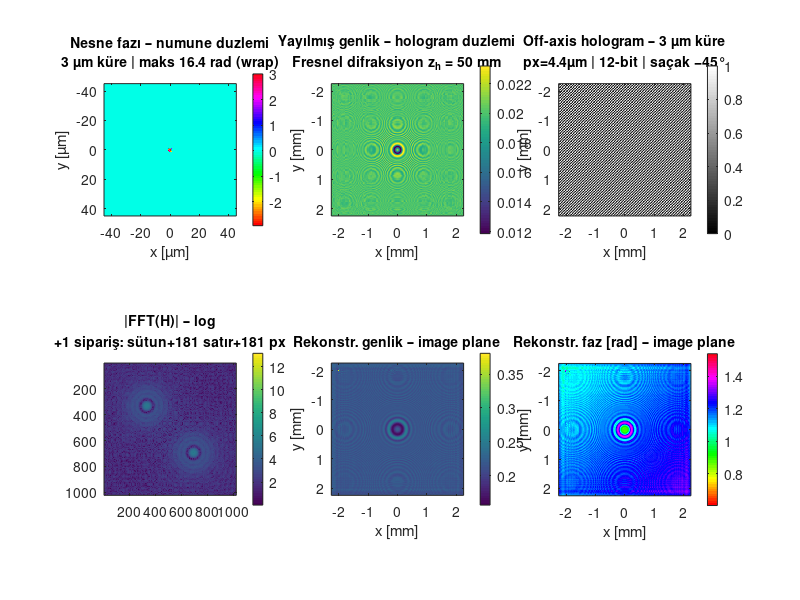
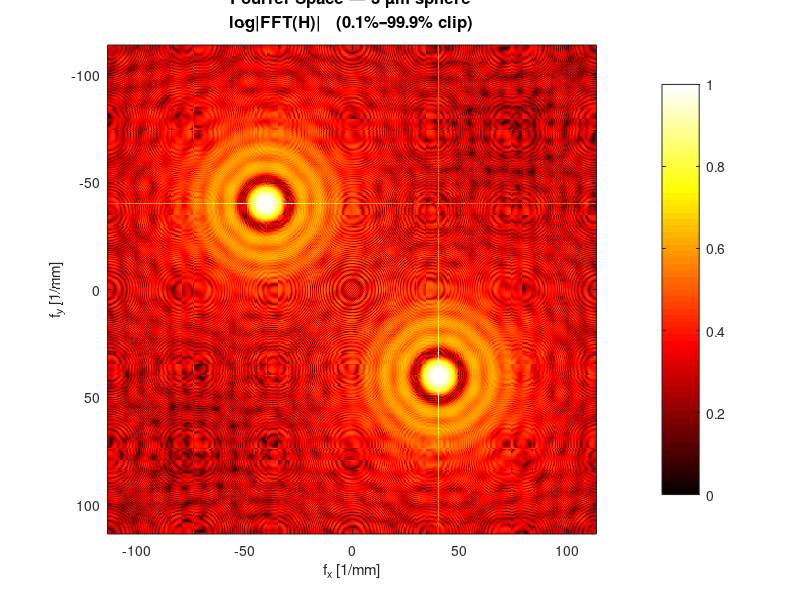
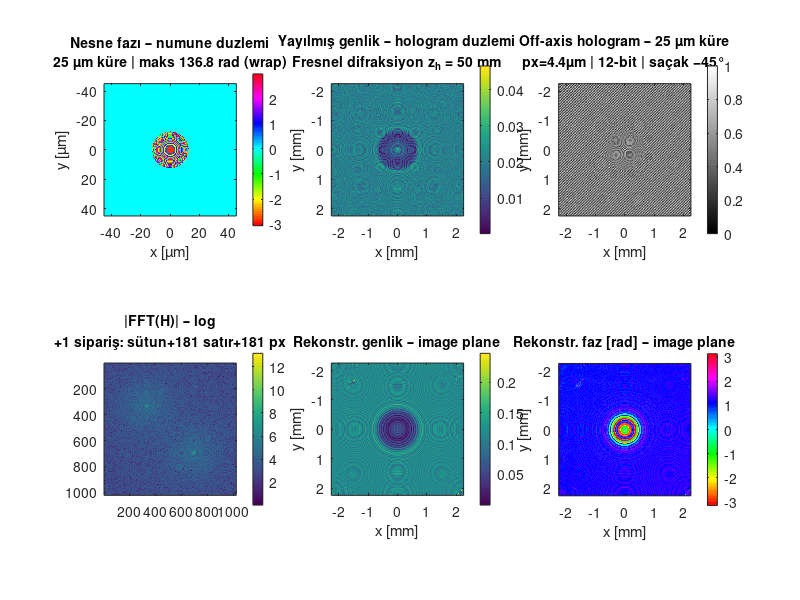
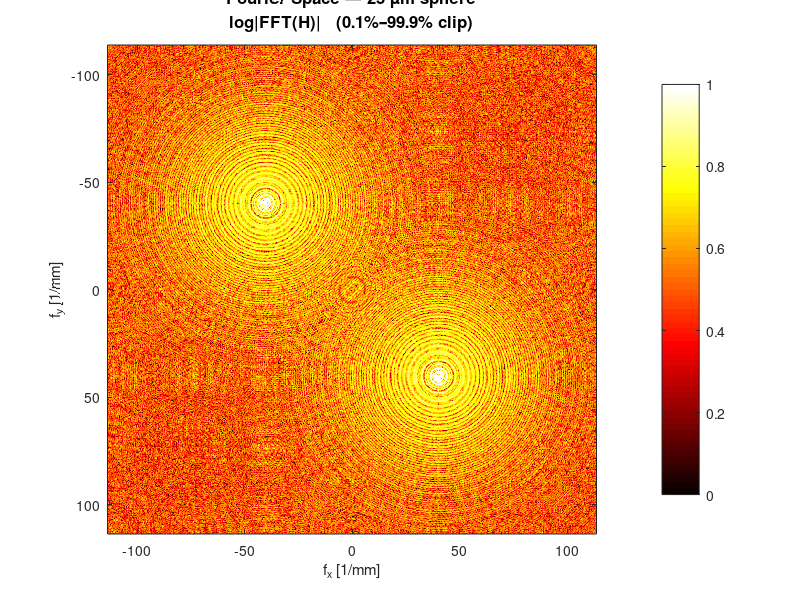

Recreate these plots in MATLAB, in order.
% =========================================================================
%  OFF-AXIS FRESNEL HOLOGRAFİ — Angular Spectrum Method
%  Her piksel tüm nesne bilgisini taşır (difraksiyon ile)
%  ► 3 µm küre hologramı   (ayrı)
%  ► 25 µm küre hologramı  (ayrı)
%  Optik: M=50×, f_tube=200 mm, λ=632.8 nm
%  Saçak açısı: y-eksenine göre -45°
%  Kamera: 4.4 µm piksel, 12-bit ADC
% =========================================================================
clear all; close all; clc;
try; pkg load image; catch; end
try; graphics_toolkit('qt'); catch; end

% ─────────────────────────────────────────────────────────────────────────
%  1) ORTAK PARAMETRELER
% ─────────────────────────────────────────────────────────────────────────
lambda = 632.8e-9;           % He-Ne dalgaboyu [m]
k0     = 2*pi/lambda;
M      = 50;                 % büyütme
f_tube = 200e-3;             % tüp lens [m]
f_obj  = f_tube/M;           % 4 mm

dn     = 0.551;              % küre (n=1.551) – hava (n=1.000)

px_cam    = 4.4e-6;            % kamera piksel boyutu [m]  (varsayılan 4.4 µm)
bit_depth = 12;               % ADC bit derinliği
ADC_max   = 2^bit_depth - 1;  % 4095 say

N      = 1024;               % grid
Nz     = 100;                % hacim dilim sayısı

dx_s   = px_cam / M;         % numune pikseli = 88 nm
dx_i   = px_cam;             % image/hologram pikseli = 4.4 µm

% Hologram düzlemi: image plane'den z_h ötede.
% Fresnel difraksiyon burada devreye girer: her piksel nesnenin tamamından
% katkı alır → gerçek holografik kayıt.
z_h = 50e-3;                 % 50 mm

% ─────────────────────────────────────────────────────────────────────────
%  2) KOORDİNAT GRİDLERİ
% ─────────────────────────────────────────────────────────────────────────
x_s = (-N/2 : N/2-1) * dx_s;    % numune ekseni
x_i = (-N/2 : N/2-1) * dx_i;    % image/hologram ekseni

[Xs, Ys] = meshgrid(x_s, x_s);
[Xi, Yi] = meshgrid(x_i, x_i);

% ─────────────────────────────────────────────────────────────────────────
%  3) ANGULAR SPECTRUM TRANSFER FONKSİYONLARI
%  H_fwd : image plane → hologram düzlemi (+z_h)
%  H_bwd : hologram düzlemi → image plane (geri yayılım)
%
%  Merkezi frekans koordinatlarında tanımlanır (DC = merkez)
% ─────────────────────────────────────────────────────────────────────────
dfx       = 1/(N * dx_i);
fx_c      = (-N/2 : N/2-1) * dfx;
[FX_c, FY_c] = meshgrid(fx_c, fx_c);

kz2       = (1/lambda)^2 - FX_c.^2 - FY_c.^2;
kz2       = max(kz2, 0);         % evanescent → kesmek için sıfırla
H_fwd     = exp( 1i * 2*pi * z_h * sqrt(kz2) );
H_bwd     = conj(H_fwd);         % ters yayılım = fazı geri al

% ─────────────────────────────────────────────────────────────────────────
%  4) OFF-AXIS REFERANS DALGASI — y-eksenine göre -45°
%
%  Saçak yönü  : (1,−1)/√2  →  fringes "/" şeklinde, y'den −45°
%  Taşıyıcı yönü: (1,+1)/√2  →  fx = fy = f_carr/√2
%
%  R = exp( i·2π·( fx·x + fy·y ) )
%      saçak: x + y = sabit  →  y'ye göre −45°
% ─────────────────────────────────────────────────────────────────────────
f_carr  = 1 / (4 * dx_i);          % toplam taşıyıcı büyüklüğü (4 px saçak)
f_x_ref = f_carr / sqrt(2);         % x bileşeni
f_y_ref = f_carr / sqrt(2);         % y bileşeni  (eşit → 45°)

R_holo  = exp(1i * 2*pi * (f_x_ref*Xi + f_y_ref*Yi));

% FFT'de +1 siparişinin piksel ofseti (KX ve KY eksenleri)
k_x = round(f_x_ref * N * dx_i);   % ≈ N/(4√2) ≈ 181 px  (sütun)
k_y = round(f_y_ref * N * dx_i);   % aynı                  (satır)

% ─────────────────────────────────────────────────────────────────────────
%  5) İÇ YARDIMCI FONKSİYON: ASM ileri/geri yayılım
% ─────────────────────────────────────────────────────────────────────────
asm_prop = @(U, H) ifft2(ifftshift( fftshift(fft2(U)) .* H ));

% ─────────────────────────────────────────────────────────────────────────
%  6) NESNE TANIMLARI (iki ayrı hologram)
% ─────────────────────────────────────────────────────────────────────────
nesneler = {
  struct('r_um', 1.5,  'cap',  3, 'label', '3um')
  struct('r_um', 12.5, 'cap', 25, 'label', '25um')
};

fprintf('=== PARAMETRELER ===\n');
fprintf('λ = %.1f nm  |  M = %d×  |  f_obj = %.0f mm  |  f_tube = %.0f mm\n',...
  lambda*1e9, M, f_obj*1e3, f_tube*1e3);
fprintf('Kamera: px=%.1f µm  |  %d-bit ADC (max=%d)\n',...
  px_cam*1e6, bit_depth, ADC_max);
fprintf('dx_s = %.0f nm  |  dx_i = %.1f µm  |  N = %d  |  Nz = %d\n',...
  dx_s*1e9, dx_i*1e6, N, Nz);
fprintf('z_h = %.0f mm  |  f_carr = %.1f /mm  |  saçak −45° (y)\n\n',...
  z_h*1e3, f_carr*1e-3);

% ─────────────────────────────────────────────────────────────────────────
%  7) HER NESNE İÇİN HOLOGRAFİK SİMÜLASYON
% ─────────────────────────────────────────────────────────────────────────
for ob = 1:2
  s = nesneler{ob};
  r = s.r_um * 1e-6;

  fprintf('══════════════════════════════════════════\n');
  fprintf(' %d µm küre  |  Δφ_max = %.1f rad  (%.1f × 2π)\n',...
    s.cap, k0*dn*2*r, k0*dn*2*r/(2*pi));
  fprintf('══════════════════════════════════════════\n');

  % ── [1/4] Hacim Slicing: numune düzleminde nesne dalgası ──────────
  % Küre voxellerine k0·Δn·dz faz eklenerek alan adım adım çarpılır.
  % Bu, ince-dilim (split-step) yaklaşımıdır; volüm içi kırılmayı
  % tam anlamıyla modellemektedir.
  fprintf('  [1/4] Hacim slicing (Nz=%d, dz=%.2f nm)...\n',...
    Nz, (2*r/Nz)*1e9);

  z_arr = linspace(-r, r, Nz);
  dz    = z_arr(2) - z_arr(1);
  U_s   = ones(N, N);   % başlangıç: birim genlikli düzlem dalga

  for iz = 1:Nz
    inside = (Xs.^2 + Ys.^2 + z_arr(iz).^2) <= r.^2;
    U_s    = U_s .* exp(1i * k0 * dn * dz * inside);
  end
  % U_s: numune düzlemindeki nesne dalgası — faz nesneyi, genlik ≈ 1

  % ── [2/4] 4f Büyütme → Image Plane ───────────────────────────────
  % ─ Koordinat büyütmesi piksel adımıyla encode edildi (dx_s → dx_i)
  % ─ Faz değişmez (optik yol uzunluğuna bağlı)
  % ─ Genlik 1/M (enerji korunumu)
  O_i = U_s / M;

  % ── [3/4] Angular Spectrum İleri Yayılım ─────────────────────────
  % O_i (image plane) → O_holo (hologram düzlemi, z_h ötede)
  % Her piksel Fresnel difraksiyon aracılığıyla tüm nesne bilgisini taşır.
  fprintf('  [2/4] ASM ileri yayılım (z = %.0f mm)...\n', z_h*1e3);
  O_holo = asm_prop(O_i, H_fwd);

  % ── [3/4] Off-Axis Hologram Kaydı + Kamera Modeli ───────────────
  H_cont = abs(O_holo + R_holo).^2;
  % H = |O|² + |R|² + O·R* + O*·R  →  DC / DC / +1 / −1 siparişler

  % Kamera: 12-bit ADC kuantizasyonu
  %   Normalize [0,1] → [0, ADC_max] → tamsayı (kamera sayısı)
  H_norm  = (H_cont - min(H_cont(:))) / (max(H_cont(:)) - min(H_cont(:)));
  H_cam   = round(H_norm * ADC_max);          % uint16 benzeri [0,4095]
  H_proc  = double(H_cam) / ADC_max;          % işleme için normalize

  fprintf('  Hologram sürekli: [%.4f, %.4f]\n', min(H_cont(:)), max(H_cont(:)));
  fprintf('  Kamera çıkış    : [%d, %d] counts  (%d-bit)\n',...
    min(H_cam(:)), max(H_cam(:)), bit_depth);

  % ── [4/4] Numerik Rekonstrüksiyon ────────────────────────────────
  fprintf('  [3/4] Rekonstrüksiyon...\n');

  % i) Hologramın 2D FFT'si (merkezi koordinat)
  FH = fftshift(fft2(H_proc));

  % ii) +1 siparişini yuvarlak filtre ile seç
  %     Taşıyıcı çapraz: (+k_x, +k_y) pikselinde (sütun, satır)
  [KX, KY] = meshgrid(-N/2:N/2-1, -N/2:N/2-1);
  bw        = round(N/5);
  mask_p1   = ((KX - k_x).^2 + (KY - k_y).^2) <= bw^2;   % 2D çember filtre
  F_p1      = FH .* mask_p1;

  % iii) 2D Demodülasyon: +1 siparişini DC'ye taşı
  %      circshift([satır_kayma, sütun_kayma])
  F_cent    = circshift(F_p1, [-k_y, -k_x]);

  % iv) Hologram düzleminde rekonstrüksiyon alanı
  O_rec_h   = ifft2(ifftshift(F_cent));

  % v) Ters ASM: hologram düzleminden image plane'e
  O_rec_i   = asm_prop(O_rec_h, H_bwd);

  % ── Görselleştirme ───────────────────────────────────────────────
  fprintf('  [4/4] Görselleştirme...\n');
  fig = figure('visible','off','Position',[0 0 1560 1020]);

  ax1 = subplot(2,3,1);
  imagesc(x_s*1e6, x_s*1e6, angle(U_s));
  axis image; colorbar; colormap(ax1,'hsv');
  xlabel('x [µm]'); ylabel('y [µm]');
  title(sprintf('Nesne fazı – numune duzlemi\n%d µm küre | maks %.1f rad (wrap)',...
    s.cap, k0*dn*2*r), 'FontSize', 10);

  ax2 = subplot(2,3,2);
  imagesc(x_i*1e3, x_i*1e3, abs(O_holo));
  axis image; colorbar;
  xlabel('x [mm]'); ylabel('y [mm]');
  title(sprintf('Yayılmış genlik – hologram duzlemi\nFresnel difraksiyon z_h = %.0f mm',...
    z_h*1e3), 'FontSize', 10);

  ax3 = subplot(2,3,3);
  imagesc(x_i*1e3, x_i*1e3, H_proc);
  axis image; colorbar; colormap(ax3,'gray');
  xlabel('x [mm]'); ylabel('y [mm]');
  title(sprintf('Off-axis hologram – %d µm küre\npx=%.1fµm | %d-bit | saçak −45°',...
    s.cap, px_cam*1e6, bit_depth), 'FontSize', 10);

  ax4 = subplot(2,3,4);
  imagesc(log(1 + abs(FH)));
  axis image; colorbar;
  title(sprintf('|FFT(H)| – log\n+1 sipariş: sütun+%d satır+%d px', k_x, k_y),...
    'FontSize', 10);

  ax5 = subplot(2,3,5);
  imagesc(x_i*1e3, x_i*1e3, abs(O_rec_i));
  axis image; colorbar;
  xlabel('x [mm]'); ylabel('y [mm]');
  title('Rekonstr. genlik – image plane', 'FontSize', 10);

  ax6 = subplot(2,3,6);
  imagesc(x_i*1e3, x_i*1e3, angle(O_rec_i));
  axis image; colorbar; colormap(ax6,'hsv');
  xlabel('x [mm]'); ylabel('y [mm]');
  title('Rekonstr. faz [rad] – image plane', 'FontSize', 10);

  % ── Dosya kayıt ──────────────────────────────────────────────────
  f_ov  = sprintf('hologram_%s_overview.png',     s.label);
  f_raw = sprintf('hologram_%s_raw.png',           s.label);
  f_ph  = sprintf('hologram_%s_recon_phase.png',   s.label);
  f_fft = sprintf('hologram_%s_fourier_space.png', s.label);

  print(fig, f_ov, '-dpng', '-r120');

  % ── Ham hologram + rekonstrüksiyon faz (imwrite) ─────────────────
  try
    imwrite(uint16(H_cam), f_raw);
    phi = angle(O_rec_i);
    P8  = uint8(255*(phi - min(phi(:))) / (max(phi(:)) - min(phi(:))));
    imwrite(P8, f_ph);
  catch
    warning('imwrite mevcut degil.');
  end

  % ── Fourier uzayı — ayrı figür, frekans eksenli, siparişler işaretli ──
  fx_ax   = (-N/2:N/2-1) * dfx * 1e-3;        % [1/mm]
  FH_log  = log(1 + abs(FH));
  FH_vec  = sort(FH_log(:));
  nv      = numel(FH_vec);
  lo      = FH_vec(max(1,  round(0.001*nv)));
  hi      = FH_vec(min(nv, round(0.999*nv)));
  FH_clip = min(max((FH_log - lo) / (hi - lo + eps), 0), 1);

  fig_fft = figure('visible','off','Position',[0 0 860 780]);
  imagesc(fx_ax, fx_ax, FH_clip);
  axis image; colormap(gca,'hot'); colorbar;
  xlabel('f_x [1/mm]','FontSize',11);
  ylabel('f_y [1/mm]','FontSize',11);
  title(sprintf('Fourier Space — %d µm sphere\nlog|FFT(H)|   (0.1%%–99.9%% clip)', s.cap),...
    'FontSize',12);

  print(fig_fft, f_fft, '-dpng', '-r150');
  close(fig_fft);

  fprintf('  Kaydedildi: %s | %s | %s | %s\n\n', f_ov, f_raw, f_ph, f_fft);
  close(fig);
end

fprintf('=== TAMAMLANDI ===\n');
